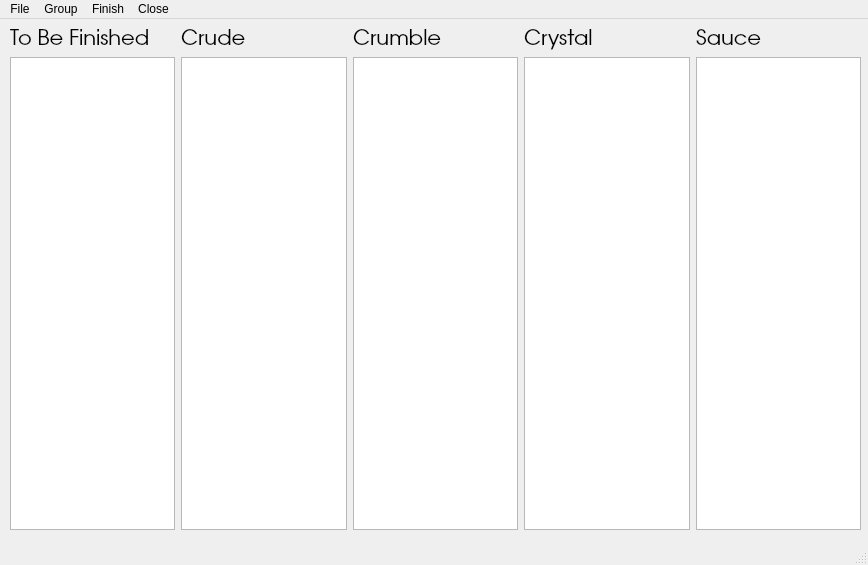
<?xml version="1.0" encoding="UTF-8"?>
<ui version="4.0">
 <class>MainWindow</class>
 <widget class="QMainWindow" name="MainWindow">
  <property name="geometry">
   <rect>
    <x>0</x>
    <y>0</y>
    <width>868</width>
    <height>565</height>
   </rect>
  </property>
  <property name="windowTitle">
   <string>MainWindow</string>
  </property>
  <widget class="QWidget" name="centralwidget">
   <widget class="QWidget" name="horizontalLayoutWidget">
    <property name="geometry">
     <rect>
      <x>10</x>
      <y>10</y>
      <width>851</width>
      <height>501</height>
     </rect>
    </property>
    <property name="font">
     <font>
      <family>URW Gothic L</family>
      <pointsize>16</pointsize>
     </font>
    </property>
    <layout class="QHBoxLayout" name="horizontalLayout">
     <item>
      <layout class="QVBoxLayout" name="verticalLayout">
       <item>
        <widget class="QLabel" name="labelToBe">
         <property name="font">
          <font>
           <family>URW Gothic L</family>
           <pointsize>16</pointsize>
          </font>
         </property>
         <property name="text">
          <string>To Be Finished</string>
         </property>
        </widget>
       </item>
       <item>
        <widget class="QListWidget" name="listToBe">
         <property name="font">
          <font>
           <family>URW Gothic L</family>
           <pointsize>16</pointsize>
          </font>
         </property>
        </widget>
       </item>
      </layout>
     </item>
     <item>
      <layout class="QVBoxLayout" name="verticalLayout_5">
       <item>
        <widget class="QLabel" name="label">
         <property name="text">
          <string>Crude</string>
         </property>
        </widget>
       </item>
       <item>
        <widget class="QListWidget" name="listCrudeFin"/>
       </item>
      </layout>
     </item>
     <item>
      <layout class="QVBoxLayout" name="verticalLayout_2">
       <item>
        <widget class="QLabel" name="labelCrumFin">
         <property name="font">
          <font>
           <family>URW Gothic L</family>
           <pointsize>16</pointsize>
          </font>
         </property>
         <property name="text">
          <string>Crumble </string>
         </property>
        </widget>
       </item>
       <item>
        <widget class="QListWidget" name="listCrumFin">
         <property name="font">
          <font>
           <family>URW Gothic L</family>
           <pointsize>16</pointsize>
          </font>
         </property>
        </widget>
       </item>
      </layout>
     </item>
     <item>
      <layout class="QVBoxLayout" name="verticalLayout_4">
       <item>
        <widget class="QLabel" name="labelCryFIn">
         <property name="font">
          <font>
           <family>URW Gothic L</family>
           <pointsize>16</pointsize>
          </font>
         </property>
         <property name="text">
          <string>Crystal</string>
         </property>
        </widget>
       </item>
       <item>
        <widget class="QListWidget" name="listCry">
         <property name="font">
          <font>
           <family>URW Gothic L</family>
           <pointsize>16</pointsize>
          </font>
         </property>
        </widget>
       </item>
      </layout>
     </item>
     <item>
      <layout class="QVBoxLayout" name="verticalLayout_3">
       <item>
        <widget class="QLabel" name="labelLRFin">
         <property name="font">
          <font>
           <family>URW Gothic L</family>
           <pointsize>16</pointsize>
          </font>
         </property>
         <property name="text">
          <string>Sauce</string>
         </property>
        </widget>
       </item>
       <item>
        <widget class="QListWidget" name="listLRFin">
         <property name="font">
          <font>
           <family>URW Gothic L</family>
           <pointsize>16</pointsize>
          </font>
         </property>
        </widget>
       </item>
      </layout>
     </item>
    </layout>
   </widget>
  </widget>
  <widget class="QMenuBar" name="menubar">
   <property name="geometry">
    <rect>
     <x>0</x>
     <y>0</y>
     <width>868</width>
     <height>19</height>
    </rect>
   </property>
   <widget class="QMenu" name="menuFile">
    <property name="title">
     <string>File</string>
    </property>
    <addaction name="quit_button"/>
   </widget>
   <widget class="QMenu" name="menuGroup">
    <property name="title">
     <string>Group</string>
    </property>
    <addaction name="actionGroup_Selected"/>
   </widget>
   <widget class="QMenu" name="menuFinish">
    <property name="title">
     <string>Finish</string>
    </property>
    <widget class="QMenu" name="menuFinish_Selected">
     <property name="title">
      <string>Finish Selected</string>
     </property>
     <addaction name="actionCrumble_Goo"/>
     <addaction name="actionLive_Resin"/>
     <addaction name="actionCrystals"/>
     <addaction name="actionCrude"/>
    </widget>
    <addaction name="menuFinish_Selected"/>
   </widget>
   <widget class="QMenu" name="menuClose">
    <property name="title">
     <string>Close</string>
    </property>
    <addaction name="actionHarvest_2"/>
    <addaction name="actionClose_Selected"/>
   </widget>
   <addaction name="menuFile"/>
   <addaction name="menuGroup"/>
   <addaction name="menuFinish"/>
   <addaction name="menuClose"/>
  </widget>
  <widget class="QStatusBar" name="statusbar"/>
  <action name="actionSave">
   <property name="text">
    <string>Save</string>
   </property>
  </action>
  <action name="quit_button">
   <property name="text">
    <string>Quit</string>
   </property>
  </action>
  <action name="actionGroup_Selected">
   <property name="text">
    <string>Group Selected</string>
   </property>
  </action>
  <action name="actionCrumble_Goo">
   <property name="text">
    <string>Crumble</string>
   </property>
  </action>
  <action name="actionLive_Resin">
   <property name="text">
    <string>Live Resin</string>
   </property>
  </action>
  <action name="actionCrystals">
   <property name="text">
    <string>Crystals</string>
   </property>
  </action>
  <action name="actionTo_Be_Finished">
   <property name="text">
    <string>To Be Finished</string>
   </property>
  </action>
  <action name="actionCrumble_Finsihing">
   <property name="text">
    <string>Crumble Finsihing</string>
   </property>
  </action>
  <action name="actionLive_Resin_Finishing">
   <property name="text">
    <string>Live Resin Finishing</string>
   </property>
  </action>
  <action name="actionCrystal_Finishing">
   <property name="text">
    <string>Crystal Finishing</string>
   </property>
  </action>
  <action name="actionView_Selected">
   <property name="text">
    <string>View Selected</string>
   </property>
  </action>
  <action name="actionHarvest">
   <property name="text">
    <string>Harvest</string>
   </property>
  </action>
  <action name="actionCrum_Goo">
   <property name="text">
    <string>Crum/Goo</string>
   </property>
  </action>
  <action name="actionLive_Resin_2">
   <property name="text">
    <string>Live Resin</string>
   </property>
  </action>
  <action name="actionCrystals_2">
   <property name="text">
    <string>Crystals</string>
   </property>
  </action>
  <action name="actionHarvest_2">
   <property name="text">
    <string>Harvest Crystals</string>
   </property>
  </action>
  <action name="actionCustomer_Relations">
   <property name="text">
    <string>Customer Relations</string>
   </property>
  </action>
  <action name="actionIntake">
   <property name="text">
    <string>Intake</string>
   </property>
  </action>
  <action name="actionLab">
   <property name="text">
    <string>Lab</string>
   </property>
  </action>
  <action name="actionYield">
   <property name="text">
    <string>Yield</string>
   </property>
  </action>
  <action name="actionProduct_Management">
   <property name="text">
    <string>Product Management</string>
   </property>
  </action>
  <action name="actionPackaging">
   <property name="text">
    <string>Packaging</string>
   </property>
  </action>
  <action name="actionDistillate">
   <property name="text">
    <string>Distillate</string>
   </property>
  </action>
  <action name="actionPOS">
   <property name="text">
    <string>POS</string>
   </property>
  </action>
  <action name="actionPage_Switch_On_Off">
   <property name="checkable">
    <bool>true</bool>
   </property>
   <property name="checked">
    <bool>true</bool>
   </property>
   <property name="text">
    <string>Page Switch On/Off</string>
   </property>
  </action>
  <action name="actionClose_Selected">
   <property name="text">
    <string>Close Selected</string>
   </property>
  </action>
  <action name="actionCrude">
   <property name="text">
    <string>Crude</string>
   </property>
  </action>
 </widget>
 <resources/>
 <connections/>
</ui>
